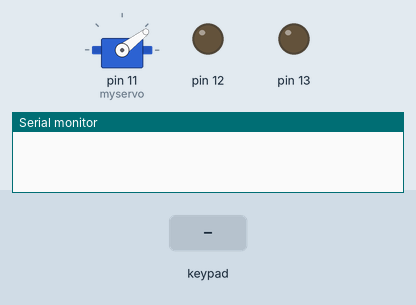
Simulated run of this sketch. Board: Arduino Uno, built for the host (arithmetic inside an expression is 32-bit, double 64-bit). Shown: servo, output pins drawn as LEDs (lit = HIGH), the last lines printed to the serial monitor. The inputs (shaded band) are chosen by the test bench. WiFi joins after 1.5 s; servers stay silent unless stated; random numbers use the default seed unless the sketch sets one.

Above: at 3.0 s.
3.1 s: keypad keys 9 8 7 6 pressed 0.4 s apart
At 4.46 s:
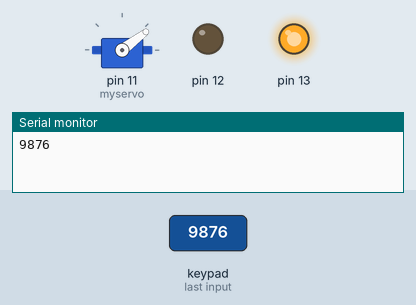
Timing chart, 0 to 6.1 s (numbered marks = the images above; inputs shaded):
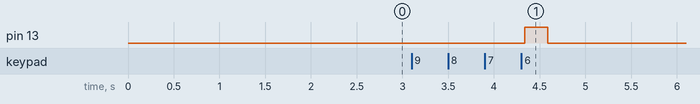

The sketch:

safe.ino
```cpp
#define BLYNK_PRINT Serial
#include <ESP8266_Lib.h>
#include <BlynkSimpleShieldEsp8266.h>
#include <Servo.h>
#include <Keypad.h>

//initializing variables
Servo myservo;

int pin = random(8999)+1000;
String kp = "";
bool locked = true;

char auth[] = "I6bn1Uld4-CbQqC_LG8A21NqC9b--5i0";

char ssid[] = "50MiltonPl";
char pass[] = "chilakapati";

char keymap[4][4]= { {'1', '2', '3', 'A'}, {'4', '5', '6', 'B'}, {'7', '8', '9', 'C'}, {'0', 'F', 'E', 'D'} };

byte rowPins[4] = {9,8,7,6}; //Rows 0 to 3
byte colPins[4]= {5,4,3,2}; //Columns 0 to 3

Keypad myKeypad= Keypad(makeKeymap(keymap), colPins, rowPins, 4, 4);

#define ESP8266_BAUD 115200
ESP8266 wifi(&Serial);

//timer that changes pin every 30 seconds and send new pin to web server
BlynkTimer timer;
void myTimerEvent(){
  pin = random(8999)+1000;
  Blynk.virtualWrite(V5, pin);
}

void setup(){
  Serial.begin(9600);
  delay(10);

  //starting web server
  Serial.begin(ESP8266_BAUD);
  delay(10);
  Blynk.begin(auth, wifi, ssid, pass);

  //starting timer
  timer.setInterval(30000, myTimerEvent);

  myservo.attach(11);
  myservo.write(37);

  pinMode(12, OUTPUT);
  pinMode(13, OUTPUT);
}

void loop(){
  //running server and timer
  Blynk.run();
  timer.run();

  //unlocking door if correct pin is typed
  char keypressed = myKeypad.getKey();
  if (keypressed != NO_KEY) {
    kp+=keypressed;
  }
  if(kp.length() == 4){
    Serial.println(kp);
    if(kp.toInt()==pin){
      Serial.println("correct pin");
      if(locked){
        myservo.write(127);
        locked = false;
      }
      else {
        myservo.write(37);
        locked = true;
      }
      digitalWrite(12,HIGH);
      delay(250);
      digitalWrite(12,LOW);
    }
    else{
      digitalWrite(13,HIGH);
      delay(250);
      digitalWrite(13,LOW);
    }
    kp="";
  }
  delay(100);
}
```

Measured:
- after the input at 3.1 s, pin 13: LOW → HIGH after 1.2 s, → LOW 0.25 s later
